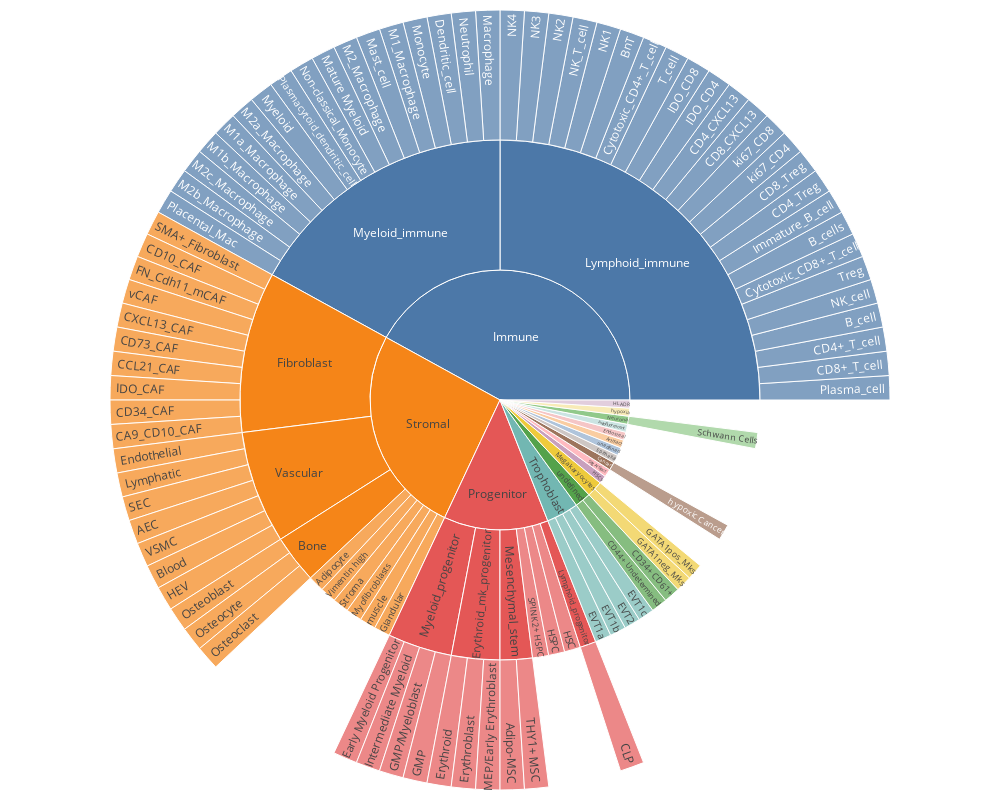

Notebook code cell kept with this figure:
### Code cell
def parse_tree_for_sunburst(file_path):
    # Parse the indented tree file and return names and parents for sunburst
    names = []
    parents = []
    stack = []
    with open(file_path, 'r') as f:
        for line in f:
            stripped = line.lstrip()
            indent = len(line) - len(stripped)
            level = indent // 2
            name = stripped.strip()
            if not name:
                continue
            if level == 0:
                parent = ""
            else:
                parent = stack[level - 1]
            if name not in names:  # avoid duplicates
                names.append(name)
                parents.append(parent)
            if len(stack) <= level:
                stack.append(name)
            else:
                stack[level] = name

    return names, parents

def generate_radial_tree(file_path):
    names, parents = parse_tree_for_sunburst(file_path)
    fig = px.sunburst(
        names=names,
        parents=parents,
        width=1000,
        height=800,
        maxdepth=3,
        color_discrete_sequence=px.colors.qualitative.T10
    )

    fig.update_layout(
                        margin=dict(t=10, l=10, r=10, b=10)
                     )

    fig.show()

    fig.write_html(os.path.join(output_path, "sunburst_distribution.html"))
    fig.write_image(os.path.join(output_path, "sunburst_distribution.svg"))

generate_radial_tree(file_path)

### Figure 1 — Plotly figure (JSON) as saved in the notebook; plotly's stock layout.template omitted (floating-point values rounded to 4 significant figures)
{"data": [{"domain": {"x": [0, 1], "y": [0, 1]}, "hovertemplate": "label=%{label}<br>parent=%{parent}<extra></extra>", "labels": ["Immune", "Myeloid_immune", "Macrophage", "Neutrophil", "Dendritic_cell", "Monocyte", "M1_Macrophage", "Mast_cell", "M2_Macrophage", "Mature Myeloid", "Non-classical_Monocyte", "Plasmacytoid_dendritic_cell", "Myeloid", "M2a_Macrophage", "M1a_Macrophage", "M1b_Macrophage", "M2c_Macrophage", "M2b_Macrophage", "Placental_Mac", "Lymphoid_immune", "Plasma_cell", "CD8+_T_cell", "CD4+_T_cell", "B_cell", "NK_cell", "Treg", "Cytotoxic_CD8+_T_cell", "B_cells", "Immature_B_cell", "CD4_Treg", "CD8_Treg", "ki67_CD4", "ki67_CD8", "CD8_CXCL13", "CD4_CXCL13", "IDO_CD4", "IDO_CD8", "T_cell", "Cytotoxic_CD4+_T_cell", "BnT", "NK1", "NK_T_cell", "NK2", "NK3", "NK4", "Stromal", "Adipocyte", "Vascular", "Endothelial", "Lymphatic", "SEC", "AEC", "VSMC", "Blood", "HEV", "Bone", "Osteoblast", "Osteocyte", "Osteoclast", "Vimentin high", "Fibroblast", "SMA+_Fibroblast", "CD10_CAF", "FN_Cdh11_mCAF", "vCAF", "CXCL13_CAF", "CD73_CAF", "CCL21_CAF", "IDO_CAF", "CD34_CAF", "CA9_CD10_CAF", "Stroma", "Myofibroblasts", "muscle", "Glandular", "undefined", "CD44+ Undetermined", "CD34+ CD61+", "HSCs", "Seg Artifact", "Cancer", "hypoxic Cancer", "Epithelial", "unedfined", "Artifact", "Progenitor", "Myeloid_progenitor", "Early Myeloid Progenitor", "Intermediate Myeloid", "GMP/Myeloblast", "GMP", "Erythroid_mk_progenitor", "Erythroid", "Erythroblast", "MEP/Early Erythroblast", "SPINK2+ HSPC", "HSPC", "Mesenchymal_stem", "Adipo-MSC", "THY1+ MSC", "HSC", "Lymphoid_progenitor", "CLP", "Endosteal", "Autofluorescent", "Megakaryocytes", "GATA1neg_Mks", "GATA1pos_Mks", "Neuronal", "Schwann Cells", "hypoxia", "HLADR", "Trophoblast", "EVT1a", "EVT1b", "EVT2", "EVT1c"], "maxdepth": 3, "name": "", "parents": ["", "Immune", "Myeloid_immune", "Myeloid_immune", "Myeloid_immune", "Myeloid_immune", "Myeloid_immune", "Myeloid_immune", "Myeloid_immune", "Myeloid_immune", "Myeloid_immune", "Myeloid_immune", "Myeloid_immune", "Myeloid_immune", "Myeloid_immune", "Myeloid_immune", "Myeloid_immune", "Myeloid_immune", "Myeloid_immune", "Immune", "Lymphoid_immune", "Lymphoid_immune", "Lymphoid_immune", "Lymphoid_immune", "Lymphoid_immune", "Lymphoid_immune", "Lymphoid_immune", "Lymphoid_immune", "Lymphoid_immune", "Lymphoid_immune", "Lymphoid_immune", "Lymphoid_immune", "Lymphoid_immune", "Lymphoid_immune", "Lymphoid_immune", "Lymphoid_immune", "Lymphoid_immune", "Lymphoid_immune", "Lymphoid_immune", "Lymphoid_immune", "Lymphoid_immune", "Lymphoid_immune", "Lymphoid_immune", "Lymphoid_immune", "Lymphoid_immune", "", "Stromal", "Stromal", "Vascular", "Vascular", "Vascular", "Vascular", "Vascular", "Vascular", "Vascular", "Stromal", "Bone", "Bone", "Bone", "Stromal", "Stromal", "Fibroblast", "Fibroblast", "Fibroblast", "Fibroblast", "Fibroblast", "Fibroblast", "Fibroblast", "Fibroblast", "Fibroblast", "Fibroblast", "Stromal", "Stromal", "Stromal", "Stromal", "", "undefined", "undefined", "", "", "", "Cancer", "", "", "", "", "Progenitor", "Myeloid_progenitor", "Myeloid_progenitor", "Myeloid_progenitor", "Myeloid_progenitor", "Progenitor", "Erythroid_mk_progenitor", "Erythroid_mk_progenitor", "Erythroid_mk_progenitor", "Progenitor", "Progenitor", "Progenitor", "Mesenchymal_stem", "Mesenchymal_stem", "Progenitor", "Progenitor", "Lymphoid_progenitor", "", "", "", "Megakaryocytes", "Megakaryocytes", "", "Neuronal", "", "", "", "Trophoblast", "Trophoblast", "Trophoblast", "Trophoblast"], "type": "sunburst"}], "layout": {"height": 800, "legend": {"tracegroupgap": 0}, "margin": {"b": 10, "l": 10, "r": 10, "t": 10}, "sunburstcolorway": ["#4C78A8", "#F58518", "#E45756", "#72B7B2", "#54A24B", "#EECA3B", "#B279A2", "#FF9DA6", "#9D755D", "#BAB0AC"], "width": 1000}}
